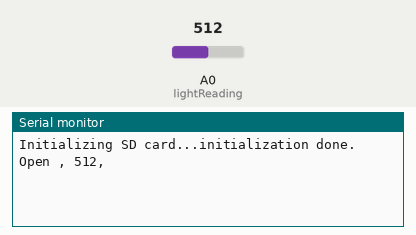
Recording of a sketch running on a simulated Arduino Uno, built with avr-gcc and run on an emulated ATmega328P. On the bench: the last lines printed to the serial monitor. The inputs (shaded band) are chosen by the test bench; at power-on: A0 (lightReading) = 512. Storage starts empty.

Above: at 1.2 s.
1.3 s: A0 (lightReading) set to 190
At 1.8 s:
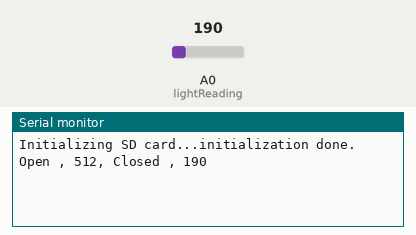
2.8 s: A0 (lightReading) set to 210
At 4.3 s:
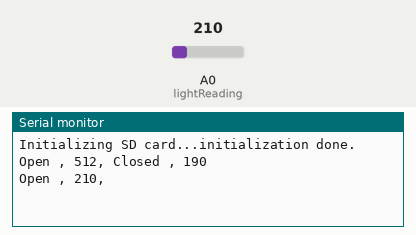

Measured:
- after the input at 1.3 s, the serial monitor: prints a new line at once (image 1)
- after the input at 2.8 s, the serial monitor: prints a new line at once (image 2)

The sketch:

SDcode.ino
```cpp
#include <SPI.h>
#include <SD.h>


File fridgeFile;

int lightReading = A0;
int lightValue;
bool doorChanged = false;
String doorState;

void setup() {
  // Open serial communications and wait for port to open:
  pinMode(lightReading, INPUT);
  Serial.begin(9600);
  while (!Serial) {
    ; // wait for serial port to connect. Needed for native USB port only
  }


  Serial.print("Initializing SD card...");

  if (!SD.begin(10)) {
    Serial.println("initialization failed!");
    while (1);
  }
  Serial.println("initialization done.");
}

void loop() {
  // nothing happens after setup
  lightValue = analogRead(lightReading);

  if(lightValue > 200 && !doorChanged){
    fridgeFile = SD.open("test.txt", FILE_WRITE);
    doorState = "Open ";
    String info = doorState + ", " + lightValue + ", ";
    Serial.print(info);
    if (fridgeFile) {
      fridgeFile.print(info);
    }
    doorChanged = true;
  }
  else if(lightValue < 200 && doorChanged){
    doorState = "Closed ";
    String info = doorState + ", " + lightValue;
    Serial.println(info);
   if (fridgeFile) {
      fridgeFile.println(info);
      fridgeFile.close();
    }
    doorChanged = false;
  }
}
```
